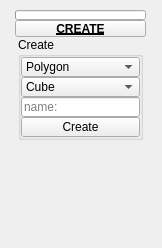
<?xml version="1.0" encoding="UTF-8"?>
<ui version="4.0">
 <class>QtUi</class>
 <widget class="QMainWindow" name="QtUi">
  <property name="enabled">
   <bool>true</bool>
  </property>
  <property name="geometry">
   <rect>
    <x>0</x>
    <y>0</y>
    <width>162</width>
    <height>248</height>
   </rect>
  </property>
  <property name="minimumSize">
   <size>
    <width>0</width>
    <height>0</height>
   </size>
  </property>
  <property name="maximumSize">
   <size>
    <width>999</width>
    <height>999</height>
   </size>
  </property>
  <property name="windowTitle">
   <string>Toolkit</string>
  </property>
  <property name="tabShape">
   <enum>QTabWidget::Triangular</enum>
  </property>
  <property name="dockNestingEnabled">
   <bool>true</bool>
  </property>
  <property name="dockOptions">
   <set>QMainWindow::AllowNestedDocks|QMainWindow::AllowTabbedDocks|QMainWindow::AnimatedDocks|QMainWindow::ForceTabbedDocks</set>
  </property>
  <widget class="QWidget" name="mainWindow">
   <widget class="QWidget" name="layoutWidget_2">
    <property name="geometry">
     <rect>
      <x>15</x>
      <y>10</y>
      <width>131</width>
      <height>216</height>
     </rect>
    </property>
    <layout class="QGridLayout" name="gridLayout_2">
     <property name="spacing">
      <number>0</number>
     </property>
     <item row="0" column="1" colspan="2">
      <widget class="ProgressBar" name="progressBar">
       <property name="sizePolicy">
        <sizepolicy hsizetype="Ignored" vsizetype="Fixed">
         <horstretch>0</horstretch>
         <verstretch>0</verstretch>
        </sizepolicy>
       </property>
       <property name="minimumSize">
        <size>
         <width>0</width>
         <height>10</height>
        </size>
       </property>
       <property name="maximumSize">
        <size>
         <width>16777215</width>
         <height>10</height>
        </size>
       </property>
       <property name="value">
        <number>0</number>
       </property>
       <property name="textVisible">
        <bool>false</bool>
       </property>
      </widget>
     </item>
     <item row="2" column="1" colspan="2">
      <layout class="QHBoxLayout" name="horizontalLayout">
       <item>
        <layout class="QVBoxLayout" name="verticalLayout">
         <property name="spacing">
          <number>0</number>
         </property>
         <item>
          <widget class="QGroupBox" name="groupBox">
           <property name="minimumSize">
            <size>
             <width>125</width>
             <height>0</height>
            </size>
           </property>
           <property name="maximumSize">
            <size>
             <width>125</width>
             <height>999</height>
            </size>
           </property>
           <property name="title">
            <string>Create</string>
           </property>
           <layout class="QGridLayout" name="gridLayout">
            <property name="leftMargin">
             <number>0</number>
            </property>
            <property name="topMargin">
             <number>0</number>
            </property>
            <property name="rightMargin">
             <number>0</number>
            </property>
            <property name="bottomMargin">
             <number>0</number>
            </property>
            <property name="spacing">
             <number>0</number>
            </property>
            <item row="3" column="0" colspan="2">
             <widget class="QPushButton" name="b000">
              <property name="minimumSize">
               <size>
                <width>0</width>
                <height>20</height>
               </size>
              </property>
              <property name="maximumSize">
               <size>
                <width>999</width>
                <height>20</height>
               </size>
              </property>
              <property name="toolTip">
               <string>Create the specified object. If a point is set, the object will be created at that coordinate.</string>
              </property>
              <property name="layoutDirection">
               <enum>Qt::RightToLeft</enum>
              </property>
              <property name="text">
               <string>Create</string>
              </property>
              <property name="checkable">
               <bool>false</bool>
              </property>
              <property name="autoDefault">
               <bool>false</bool>
              </property>
              <property name="default">
               <bool>false</bool>
              </property>
              <property name="flat">
               <bool>false</bool>
              </property>
              <property name="bnabled" stdset="0">
               <bool>true</bool>
              </property>
             </widget>
            </item>
            <item row="1" column="0" colspan="2">
             <widget class="ComboBox" name="cmb001">
              <property name="sizePolicy">
               <sizepolicy hsizetype="Fixed" vsizetype="Fixed">
                <horstretch>0</horstretch>
                <verstretch>0</verstretch>
               </sizepolicy>
              </property>
              <property name="minimumSize">
               <size>
                <width>0</width>
                <height>20</height>
               </size>
              </property>
              <property name="maximumSize">
               <size>
                <width>999</width>
                <height>20</height>
               </size>
              </property>
              <property name="toolTip">
               <string>Select an object to create.</string>
              </property>
              <property name="editable">
               <bool>false</bool>
              </property>
              <property name="maxVisibleItems">
               <number>40</number>
              </property>
              <property name="maxCount">
               <number>200</number>
              </property>
              <property name="sizeAdjustPolicy">
               <enum>QComboBox::AdjustToContentsOnFirstShow</enum>
              </property>
              <property name="frame">
               <bool>true</bool>
              </property>
              <item>
               <property name="text">
                <string>Cube</string>
               </property>
              </item>
              <item>
               <property name="text">
                <string>Sphere</string>
               </property>
              </item>
              <item>
               <property name="text">
                <string>Cylinder</string>
               </property>
              </item>
              <item>
               <property name="text">
                <string>Plane</string>
               </property>
              </item>
              <item>
               <property name="text">
                <string>Circle</string>
               </property>
              </item>
              <item>
               <property name="text">
                <string>Cone</string>
               </property>
              </item>
              <item>
               <property name="text">
                <string>Pyramid</string>
               </property>
              </item>
              <item>
               <property name="text">
                <string>Torus</string>
               </property>
              </item>
              <item>
               <property name="text">
                <string>Tube</string>
               </property>
              </item>
              <item>
               <property name="text">
                <string>GeoSphere</string>
               </property>
              </item>
              <item>
               <property name="text">
                <string>Platonic Solids</string>
               </property>
              </item>
              <item>
               <property name="text">
                <string>Text</string>
               </property>
              </item>
             </widget>
            </item>
            <item row="0" column="0" colspan="2">
             <widget class="ComboBox" name="cmb000">
              <property name="sizePolicy">
               <sizepolicy hsizetype="Fixed" vsizetype="Fixed">
                <horstretch>0</horstretch>
                <verstretch>0</verstretch>
               </sizepolicy>
              </property>
              <property name="minimumSize">
               <size>
                <width>0</width>
                <height>20</height>
               </size>
              </property>
              <property name="maximumSize">
               <size>
                <width>999</width>
                <height>20</height>
               </size>
              </property>
              <property name="toolTip">
               <string>Select an object type.</string>
              </property>
              <property name="editable">
               <bool>false</bool>
              </property>
              <property name="maxVisibleItems">
               <number>40</number>
              </property>
              <property name="maxCount">
               <number>200</number>
              </property>
              <property name="sizeAdjustPolicy">
               <enum>QComboBox::AdjustToContentsOnFirstShow</enum>
              </property>
              <property name="frame">
               <bool>true</bool>
              </property>
              <item>
               <property name="text">
                <string>Polygon</string>
               </property>
              </item>
             </widget>
            </item>
            <item row="2" column="0" colspan="2">
             <widget class="QLineEdit" name="t000">
              <property name="minimumSize">
               <size>
                <width>0</width>
                <height>20</height>
               </size>
              </property>
              <property name="maximumSize">
               <size>
                <width>16777215</width>
                <height>20</height>
               </size>
              </property>
              <property name="toolTip">
               <string>Create: set object name</string>
              </property>
              <property name="placeholderText">
               <string>name:</string>
              </property>
             </widget>
            </item>
           </layout>
           <zorder>cmb000</zorder>
           <zorder>t000</zorder>
           <zorder>b000</zorder>
           <zorder>cmb001</zorder>
          </widget>
         </item>
         <item>
          <spacer name="verticalSpacer">
           <property name="orientation">
            <enum>Qt::Vertical</enum>
           </property>
           <property name="sizeHint" stdset="0">
            <size>
             <width>20</width>
             <height>40</height>
            </size>
           </property>
          </spacer>
         </item>
        </layout>
       </item>
      </layout>
     </item>
     <item row="1" column="1" colspan="2">
      <widget class="PushButtonDraggable" name="draggable_header">
       <property name="minimumSize">
        <size>
         <width>19</width>
         <height>17</height>
        </size>
       </property>
       <property name="maximumSize">
        <size>
         <width>999</width>
         <height>17</height>
        </size>
       </property>
       <property name="font">
        <font>
         <weight>75</weight>
         <bold>true</bold>
         <underline>true</underline>
        </font>
       </property>
       <property name="text">
        <string>CREATE</string>
       </property>
       <property name="checkable">
        <bool>true</bool>
       </property>
      </widget>
     </item>
    </layout>
   </widget>
  </widget>
 </widget>
 <customwidgets>
  <customwidget>
   <class>PushButtonDraggable</class>
   <extends>QPushButton</extends>
   <header>widgets.pushbuttondraggable.h</header>
  </customwidget>
  <customwidget>
   <class>ProgressBar</class>
   <extends>QProgressBar</extends>
   <header>widgets.progressbar.h</header>
  </customwidget>
  <customwidget>
   <class>ComboBox</class>
   <extends>QComboBox</extends>
   <header>widgets.combobox.h</header>
  </customwidget>
 </customwidgets>
 <resources/>
 <connections/>
 <designerdata>
  <property name="gridDeltaX">
   <number>5</number>
  </property>
  <property name="gridDeltaY">
   <number>5</number>
  </property>
  <property name="gridSnapX">
   <bool>true</bool>
  </property>
  <property name="gridSnapY">
   <bool>true</bool>
  </property>
  <property name="gridVisible">
   <bool>true</bool>
  </property>
 </designerdata>
</ui>
